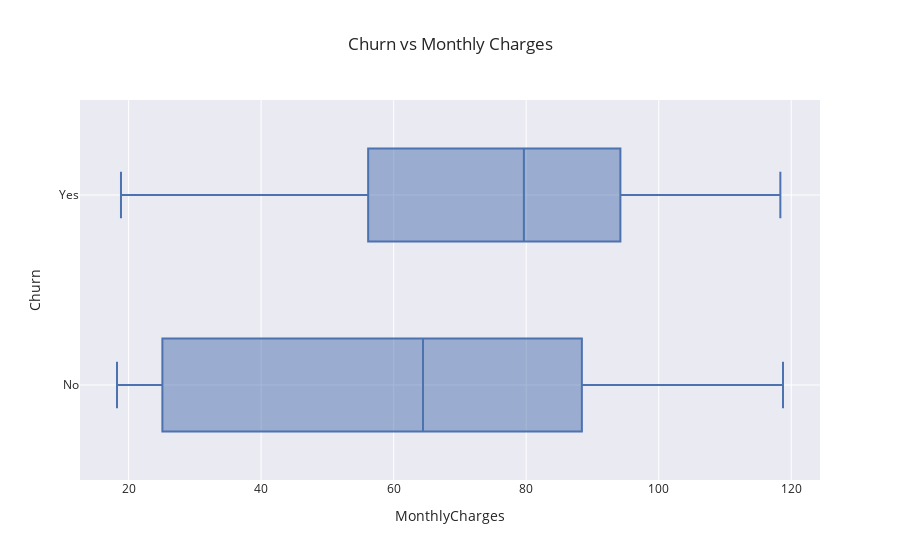

The notebook cell this image was saved under:
### Markdown cell above
From the statistics and the chart, we can see that 75% of those who discontinue the service with the company do so within 29 months and half of them leave the company by their 10th month.

### Code cell
# Statistics on churn x monthly charges
print(df.groupby('Churn').MonthlyCharges.describe().round(0))
# Visualizing how churn interacts with monthly charges
fig=px.box(df, x='MonthlyCharges', y='Churn', template='seaborn', title='Churn vs Monthly Charges')
fig.show()

### Figure 1 — Plotly figure (JSON) as saved in the notebook; plotly's stock layout.template omitted (floating-point values rounded to 4 significant figures; data arrays with more than 128 entries replaced by an {"elided": "..."} marker saying what was removed)
{"data": [{"alignmentgroup": "True", "hovertemplate": "MonthlyCharges=%{x}<br>Churn=%{y}<extra></extra>", "legendgroup": "", "marker": {"color": "rgb(76,114,176)"}, "name": "", "notched": false, "offsetgroup": "", "orientation": "h", "showlegend": false, "type": "box", "x": {"elided": "7043 float values"}, "x0": " ", "xaxis": "x", "y": {"elided": "7043 str values"}, "y0": " ", "yaxis": "y"}], "layout": {"boxmode": "group", "legend": {"tracegroupgap": 0}, "title": {"text": "Churn vs Monthly Charges"}, "xaxis": {"anchor": "y", "domain": [0, 1], "title": {"text": "MonthlyCharges"}}, "yaxis": {"anchor": "x", "domain": [0, 1], "title": {"text": "Churn"}}}}
